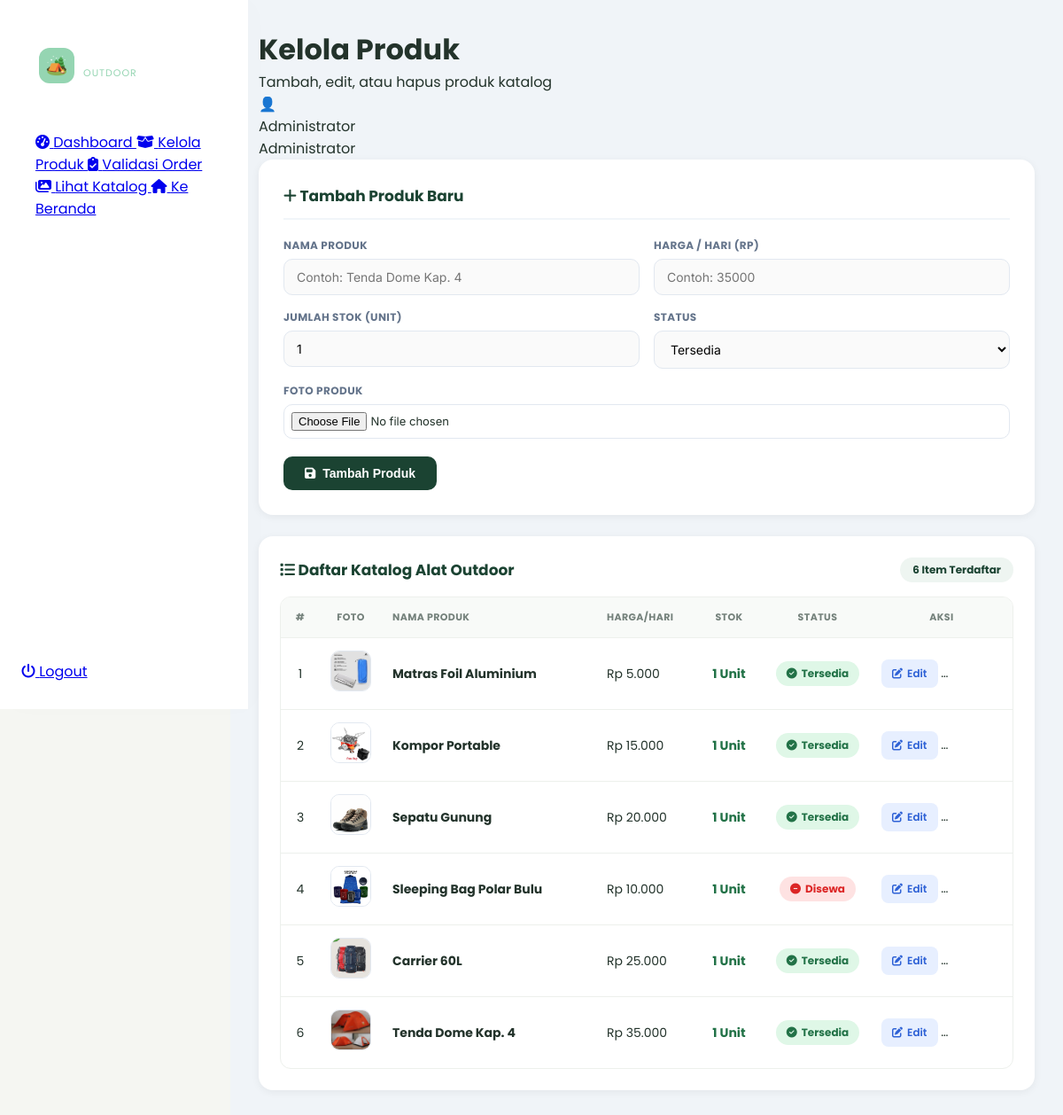
Screenshot of /kelola_produk.php (signed in) with the database file from the repository.
### tables this page shows
CREATE TABLE `produk` (
  `id`             int(11)              NOT NULL AUTO_INCREMENT,
  `nama_produk`    varchar(150)         NOT NULL,
  `harga_per_hari` int(11)              NOT NULL,
  `jumlah_stok`    int(11)              NOT NULL DEFAULT 1,
  `status`         enum('tersedia','disewa') NOT NULL DEFAULT 'tersedia',
  `gambar`         varchar(255)         DEFAULT NULL,
  `created_at`     timestamp            NOT NULL DEFAULT current_timestamp(),
  PRIMARY KEY (`id`)
);

### kelola_produk.php (the view, shortened to what this page needs)
<?php
$result       = mysqli_query($conn, "SELECT * FROM produk ORDER BY id DESC");
$total_produk = mysqli_num_rows($result);
$edit_data = null;
$nama_admin = htmlspecialchars($_SESSION['nama'] ?? 'Administrator');
?>
<!DOCTYPE html>
<html lang="id">
<head>
    <link rel="stylesheet" href="assets/css/admin.css">
    <link rel="stylesheet" href="https://cdnjs.cloudflare.com/ajax/libs/font-awesome/6.7.2/css/all.min.css">
</head>
<body>
    <aside class="sidebar">
        <div>
            <a href="dashboard_admin.php" class="logo" style="display:flex;align-items:center;gap:10px;padding:24px 20px;text-decoration:none;">
                <div style="width:40px;height:40px;background:#95d5b2;border-radius:12px;display:flex;align-items:center;justify-content:center;font-size:20px;">🏕️</div>
                <div>
                    <div style="font-family:'Poppins',sans-serif;font-weight:700;color:#fff;font-size:16px;line-height:1;">OMAH</div>
                    <div style="font-size:11px;color:#95d5b2;letter-spacing:1px;">OUTDOOR</div>
                </div>
            </a>
            <nav class="sidebar-nav" style="padding:0 16px;">
                <a href="dashboard_admin.php" class="nav-item">
                    <span class="nav-icon"><i class="fa-solid fa-gauge-high"></i></span> Dashboard
                </a>
                <a href="kelola_produk.php" class="nav-item active">
                    <span class="nav-icon"><i class="fa-solid fa-box-open"></i></span> Kelola Produk
                </a>
                <a href="validasi_order.php" class="nav-item">
                    <span class="nav-icon"><i class="fa-solid fa-clipboard-check"></i></span> Validasi Order
                </a>
                <a href="katalog.php" class="nav-item">
                    <span class="nav-icon"><i class="fa-solid fa-images"></i></span> Lihat Katalog
                </a>
                <a href="index.php" class="nav-item">
                    <span class="nav-icon"><i class="fa-solid fa-house"></i></span> Ke Beranda
                </a>
            </nav>
        </div>
        <div class="sidebar-footer">
            <a href="logout.php" class="btn-sidebar-logout">
                <i class="fa-solid fa-power-off"></i> Logout
            </a>
        </div>
    </aside>
    <main class="admin-main">
        <header class="admin-topbar">
            <div class="topbar-left">
                <h1 class="page-title">Kelola Produk</h1>
                <p class="page-subtitle">Tambah, edit, atau hapus produk katalog</p>
            </div>
            <div class="topbar-right">
                <div class="admin-badge">
                    <span class="badge-avatar">👤</span>
                    <div>
                        <p class="badge-name"><?= $nama_admin ?></p>
                        <span class="badge-role">Administrator</span>
                    </div>
                </div>
            </div>
        </header>
        <div class="form-card">
            <h2 class="form-card-title">
                <?= $edit_data ? '<i class="fa-solid fa-pen"></i> Edit Produk' : '<i class="fa-solid fa-plus"></i> Tambah Produk Baru' ?>
            </h2>
            <form action="proses_produk.php" method="POST" enctype="multipart/form-data">
                <div class="form-grid">
                    <div class="form-group">
                        <label>Nama Produk</label>
                        <input type="text" name="nama_produk" required
                               value="<?= htmlspecialchars($edit_data['nama_produk'] ?? '') ?>"
                               placeholder="Contoh: Tenda Dome Kap. 4">
                    </div>
                    <div class="form-group">
                        <label>Harga / Hari (Rp)</label>
                        <input type="number" name="harga_per_hari" required min="0"
                               value="<?= $edit_data['harga_per_hari'] ?? '' ?>"
                               placeholder="Contoh: 35000">
                    </div>
                    <div class="form-group">
                        <label>Jumlah Stok (Unit)</label>
                        <input type="number" name="jumlah_stok" required min="0"
                               value="<?= $edit_data['jumlah_stok'] ?? 1 ?>"
                               placeholder="Contoh: 3">
                    </div>
                    <div class="form-group">
                        <label>Status</label>
                        <select name="status">
                            <option value="tersedia" <?= (!$edit_data || $edit_data['status'] === 'tersedia') ? 'selected' : '' ?>>Tersedia</option>
                        </select>
                    </div>
                    <div class="form-group full">
                        <label>Foto Produk <?= $edit_data ? '(kosongkan jika tidak ganti)' : '' ?></label>
                        <input type="file" name="gambar" accept="image/*">
                    </div>
                </div>
                <div class="form-actions">
                    <button type="submit" class="btn-submit">
                        <i class="fa-solid fa-floppy-disk"></i>
                        <?= $edit_data ? 'Simpan Perubahan' : 'Tambah Produk' ?>
                    </button>
                </div>
            </form>
        </div>
        <div class="table-card">
            <div class="table-header">
                <h2><i class="fa-solid fa-list"></i> Daftar Katalog Alat Outdoor</h2>
                <span class="table-count"><?= $total_produk ?> Item Terdaftar</span>
            </div>
            <div class="table-responsive">
                <table class="admin-table">
                    <thead>
                        <tr>
                            <th>#</th>
                            <th>Foto</th>
                            <th>Nama Produk</th>
                            <th>Harga/Hari</th>
                            <th>Stok</th>
                            <th>Status</th>
                            <th>Aksi</th>
                        </tr>
                    </thead>
                    <tbody>
                    <?php if ($total_produk > 0) : ?>
                        <?php $no = 1; while ($p = mysqli_fetch_assoc($result)) : ?>
                        <tr>
                            <td style="text-align:center;"><?= $no++ ?></td>
                            <td style="text-align:center;">
                                <?php if (!empty($p['gambar'])) : ?>
                                    <img src="assets/images/<?= htmlspecialchars($p['gambar']) ?>"
                                         class="img-thumb" alt="<?= htmlspecialchars($p['nama_produk']) ?>"
                                         onerror="this.style.display='none'">
                                <?php else : ?>
                                    <div class="img-placeholder"><i class="fa-solid fa-image"></i></div>
                                <?php endif; ?>
                            </td>
                            <td><strong><?= htmlspecialchars($p['nama_produk']) ?></strong></td>
                            <td>Rp <?= number_format($p['harga_per_hari'], 0, ',', '.') ?></td>
                            <td style="text-align:center;">
                                <span class="<?= $p['jumlah_stok'] > 0 ? 'stok-ok' : 'stok-low' ?>">
                                    <?= $p['jumlah_stok'] ?> Unit
                                </span>
                            </td>
                            <td style="text-align:center;">
                                <?php if ($p['status'] === 'tersedia') : ?>
                                    <span class="badge-status badge-tersedia">
                                        <i class="fa-solid fa-circle-check"></i> Tersedia
                                    </span>
                                <?php else : ?>
                                    <span class="badge-status badge-disewa">
                                        <i class="fa-solid fa-circle-minus"></i> Disewa
                                    </span>
                                <?php endif; ?>
                            </td>
                            <td style="text-align:center;">
                                <a href="kelola_produk.php?edit=<?= $p['id'] ?>" class="btn-action btn-edit">
                                    <i class="fa-solid fa-pen-to-square"></i> Edit
                                </a>
                                <a href="proses_produk.php?action=hapus&id=<?= $p['id'] ?>"
                                   class="btn-action btn-delete"
                                   onclick="return confirm('Yakin hapus produk ini?')">
                                    <i class="fa-solid fa-trash-can"></i> Hapus
                                </a>
                            </td>
                        </tr>
                        <?php endwhile; ?>
                    <?php endif; ?>
                    </tbody>
                </table>
            </div>
        </div>
    </main>
</body>
</html>

### assets/css/admin.css (style rules this page uses)
:root { --primary: #295943; --primary-dark: #204735; --secondary: #3D7A59; --accent: #E7C56A; --orange: #DD8B38; --bg: #F5F6F2; --white: #ffffff; --text: #23332B; --text-light: #74817B; --shadow: 0 12px 30px rgba(41, 89, 67, 0.05); --radius: 20px; --sidebar: 280px; }
* { margin: 0; padding: 0; box-sizing: border-box; }
body { font-family: 'Poppins', sans-serif; background: var(--bg); color: var(--text); overflow-x: hidden; }
.sidebar { position: fixed; left: 0; top: 0; width: var(--sidebar); height: 100vh; background: var(--white); display: flex; flex-direction: column; justify-content: space-between; padding: 30px 24px; box-shadow: 8px 0 30px rgba(0, 0, 0, 0.01); z-index: 999; }
.logo { display: flex; align-items: center; gap: 12px; text-decoration: none; margin-bottom: 30px; }
.table-card { background: var(--white); border-radius: var(--radius); padding: 24px; box-shadow: var(--shadow); margin-bottom: 30px; }
.table-header { display: flex; justify-content: space-between; align-items: center; margin-bottom: 20px; }
.table-header h2 { font-size: 20px; color: var(--primary); font-weight: 700; }
.table-responsive { overflow-x: auto; border-radius: 12px; border: 1px solid #EDF0EC; }
.admin-table { width: 100%; border-collapse: collapse; min-width: 800px; text-align: left; }
.admin-table th { background: #F8FAF8; padding: 14px 16px; font-size: 11px; text-transform: uppercase; letter-spacing: 0.5px; color: var(--text-light); font-weight: 700; border-bottom: 1px solid #EDF0EC; }
.admin-table td { padding: 14px 16px; border-bottom: 1px solid #EDF0EC; font-size: 13px; color: var(--text); vertical-align: middle; }
.admin-table tr:last-child td { border-bottom: none; }

### rows the page displays
produk: gambar+nama_produk (picture), nama_produk "Matras Foil Aluminium", harga_per_hari "5.000", jumlah_stok "1", status "tersedia" (drawn)
produk: gambar+nama_produk (picture), nama_produk "Kompor Portable", harga_per_hari "15.000", jumlah_stok "1", status "tersedia" (drawn)
produk: gambar+nama_produk (picture), nama_produk "Sepatu Gunung", harga_per_hari "20.000", jumlah_stok "1", status "tersedia" (drawn)
produk: gambar+nama_produk (picture), nama_produk "Sleeping Bag Polar Bulu", harga_per_hari "10.000", jumlah_stok "1", status "disewa" (drawn)
produk: gambar+nama_produk (picture), nama_produk "Carrier 60L", harga_per_hari "25.000", jumlah_stok "1", status "tersedia" (drawn)
produk: gambar+nama_produk (picture), nama_produk "Tenda Dome Kap. 4", harga_per_hari "35.000", jumlah_stok "1", status "tersedia" (drawn)

### other values shown
$nama_admin "Administrator"
$total_produk "6"
